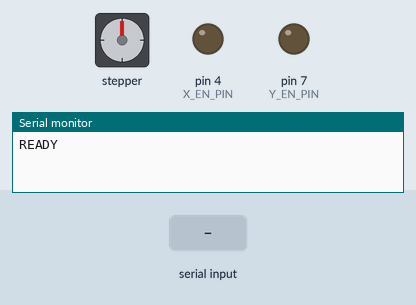
Bench run of a sketch on a simulated Arduino Uno, built with avr-gcc and run on an emulated ATmega328P. On the bench: stepper motor, output pins drawn as LEDs (lit = HIGH), the last lines printed to the serial monitor. The test bench sets the inputs (shaded band). Stepper angles assume 200 steps per turn.

Above: at 1.2 s.
1.3 s: "MOVE  45\n" received over Serial
At 2.3 s:
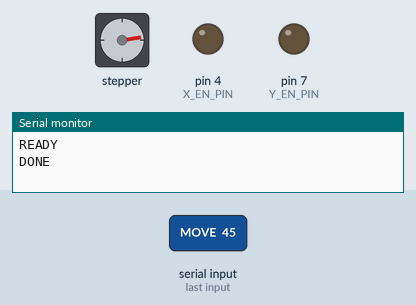
3.3 s: "HOME\n" received over Serial
At 5.0 s:
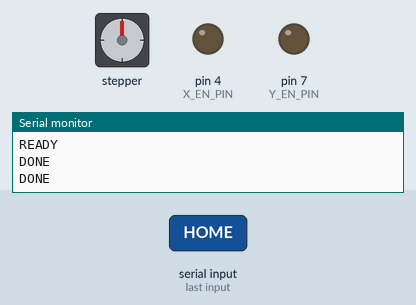
Timing chart, 0 to 6.5 s (numbered marks = the images above; inputs shaded):
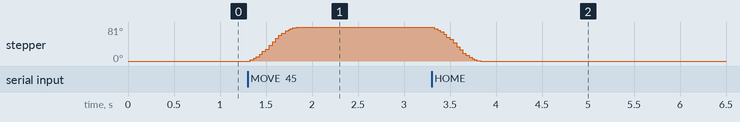

Measured:
- after the input at 1.3 s, stepper: turns 81° clockwise in 0.51 s, starting at once
- after the input at 3.3 s, stepper: turns 81° counter-clockwise in 0.51 s, starting at once

The sketch:

microscope_stage.ino
```cpp
/*
 * Microscope Stage Controller
 * Arduino firmware for X/Y stepper control via serial.
 *
 * Protocol:
 *   MOVE X Y   - Move to absolute position (steps)
 *   HOME       - Move to (0, 0) and set as origin
 *
 * Response: DONE (or ERR message)
 *
 * Hardware: Adafruit Metro 328 (Arduino Uno compatible)
 * Requires: AccelStepper library (Sketch > Include Library > Manage Libraries)
 *
 * Stepper driver pins (e.g. A4988, DRV8825) - adjust for your wiring:
 *   X: STEP=2, DIR=3, ENABLE=4
 *   Y: STEP=5, DIR=6, ENABLE=7
 */

#include <AccelStepper.h>

// === Pin configuration - adjust for your hardware ===
#define X_STEP_PIN  2
#define X_DIR_PIN   3
#define X_EN_PIN    4

#define Y_STEP_PIN  5
#define Y_DIR_PIN   6
#define Y_EN_PIN    7

// Driver interface: 1 = step, 1 = direction
AccelStepper stepperX(AccelStepper::DRIVER, X_STEP_PIN, X_DIR_PIN);
AccelStepper stepperY(AccelStepper::DRIVER, Y_STEP_PIN, Y_DIR_PIN);

const long MAX_SPEED = 2000;    // steps/sec
const long ACCEL = 500;         // steps/sec^2

void setup() {
  Serial.begin(115200);

  // Enable pins (LOW = enabled for most drivers)
  pinMode(X_EN_PIN, OUTPUT);
  pinMode(Y_EN_PIN, OUTPUT);
  digitalWrite(X_EN_PIN, LOW);
  digitalWrite(Y_EN_PIN, LOW);

  stepperX.setMaxSpeed(MAX_SPEED);
  stepperX.setAcceleration(ACCEL);
  stepperX.setCurrentPosition(0);

  stepperY.setMaxSpeed(MAX_SPEED);
  stepperY.setAcceleration(ACCEL);
  stepperY.setCurrentPosition(0);

  Serial.println("READY");
}

void loop() {
  if (Serial.available()) {
    String line = Serial.readStringUntil('\n');
    line.trim();
    if (line.length() == 0) return;

    if (line == "HOME") {
      stepperX.moveTo(0);
      stepperY.moveTo(0);
      runBoth();
      Serial.println("DONE");
    }
    else if (line.startsWith("MOVE ")) {
      long x = 0, y = 0;
      int idx = 5;  // skip "MOVE "
      int space = line.indexOf(' ', idx);
      if (space > 0) {
        x = line.substring(idx, space).toInt();
        y = line.substring(space + 1).toInt();
      }
      stepperX.moveTo(x);
      stepperY.moveTo(y);
      runBoth();
      Serial.println("DONE");
    }
    else {
      Serial.print("ERR unknown: ");
      Serial.println(line);
    }
  }
}

void runBoth() {
  while (stepperX.distanceToGo() != 0 || stepperY.distanceToGo() != 0) {
    stepperX.run();
    stepperY.run();
  }
}
```
